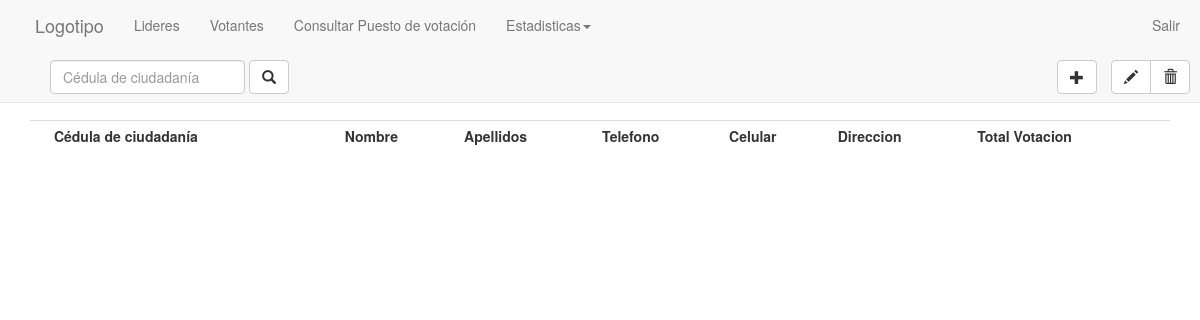
The app's page /leaders.php, older data.
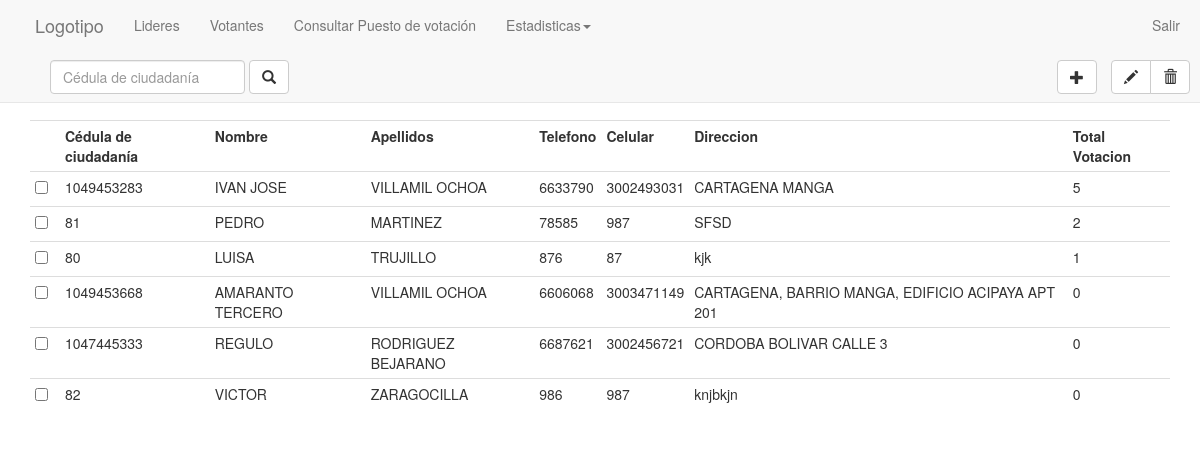
The same page, newer data.
### tables this page shows
CREATE TABLE IF NOT EXISTS `lider` (
  `cc_lider` int(11) NOT NULL,
  `nombre_lider` text NOT NULL,
  `apellido_lider` text NOT NULL,
  `tel_lider` int(11) DEFAULT NULL,
  `cel_lider` bigint(11) DEFAULT NULL,
  `dir_lider` text
);

### string/idiom_spn.php (called while the page is built, shortened)
<?php
class Idiom {
    private $label_leaders = "Lideres";
    private $label_stadistics = "Estadisticas";
    private $label_voter = "Votantes";
    private $label_query_place = "Consultar Puesto de votación";
    private $label_sign_out = "Salir";
    function getLabel_leaders() {
        return $this->label_leaders;
    }
    function getLabel_stadistics() {
        return $this->label_stadistics;
    }
    function getLabel_voter() {
        return $this->label_voter;
    }
    function getLabel_query_place() {
        return $this->label_query_place;
    }
    function getLabel_sign_out() {
        return $this->label_sign_out;
    }
}
?>

### inc/DAO/DAOLider.php (called while the page is built, shortened)
<?php
class DAOLider
{
        function mostrarLider_Candidato($cc_candidato){
            $conexion = new Conexion();
            $consulta = "SELECT lider.cc_lider, lider.nombre_lider, lider.apellido_lider, lider.tel_lider, lider.cel_lider, lider.dir_lider FROM `lista_candidato_lider`, `lider` WHERE lista_candidato_lider.cc_lider=lider.cc_lider AND lista_candidato_lider.cc_candidato=".$cc_candidato;
            $resultado=$conexion->consultar_servidor($consulta);
            for($x=0;$x<1000;$x++){
            $lista = mysql_fetch_array($resultado);
                     if($lista==TRUE){
                            $consulta2 = "SELECT COUNT(*) FROM `lista_votante_lider` WHERE lista_votante_lider.cc_lider=".$lista[0];
                            $resultado2=$conexion->consultar_servidor($consulta2);
                            $lista3 = mysql_fetch_array($resultado2);
                            $listaaux[$x][0] = $lista[0];
                            $listaaux[$x][1] = $lista[1];
                            $listaaux[$x][2] = $lista[2];
                            $listaaux[$x][3] = $lista[3];
                            $listaaux[$x][4] = $lista[4];
                            $listaaux[$x][5] = $lista[5];
                            $listaaux[$x][6] = $lista3[0];
                    }
                }
                for($x=0;$x<count($listaaux)-1;$x++){
                   for($j=$x+1;$j<count($listaaux);$j++){
                    if($listaaux[$x][6]<$listaaux[$j][6]){
                        $aux= $listaaux[$x][6];
                        $listaaux[$x][6]= $listaaux[$j][6];
                        $listaaux[$j][6] =$aux;
                        $aux = $listaaux[$x][5];
                        $listaaux[$x][5]= $listaaux[$j][5];
                        $listaaux[$j][5]=$aux;
                        $aux= $listaaux[$x][4];
                        $listaaux[$x][4]= $listaaux[$j][4];
                        $listaaux[$j][4]=$aux;
                        $aux= $listaaux[$x][3];
                        $listaaux[$x][3]= $listaaux[$j][3];
                        $listaaux[$j][3]=$aux;
                        $aux= $listaaux[$x][2];
                        $listaaux[$x][2]= $listaaux[$j][2];
                        $listaaux[$j][2]=$aux;
                        $aux= $listaaux[$x][1];
                        $listaaux[$x][1]= $listaaux[$j][1];
                        $listaaux[$j][1]=$aux;
                        $aux= $listaaux[$x][0];
                        $listaaux[$x][0]= $listaaux[$j][0];
                        $listaaux[$j][0]=$aux;
                    }
                    }
                }
            return $listaaux;
        }
}
?>

### inc/DAO/Conexion.php (called while the page is built, shortened)
<?php
class Conexion
{
	function consultar_servidor($consulta)
	{
        return mysql_query($consulta, $this->connection_instance);
	}
        private function conectar_servidor()
	{
        $URL = "localhost";
        $BD = "censo_votacion";
        $USER = "root";
        $PASSWORD = "bdatos";
        $this->connection_instance = mysql_connect($URL, $USER, $PASSWORD);
        }
}
?>

### leaders.php (the view, shortened to what this page needs)
<?php
include_once getcwd() . '\html_block.php';
include_once getcwd() . '\inc\DAO\Conexion.php';
include_once getcwd() . '\inc\DAO\DAOLider.php';
$elements = new ElementHTML();
?>
<!DOCTYPE html>
<html lang="en">
    <head>
        <link href="css/bootstrap.min.css" rel="stylesheet" media="screen">
        <link href="css/style-census-electoral.css" rel="stylesheet">
    </head>
    <body>
        <div class="navbar navbar-default navbar-fixed-top" style="padding-left: 20px; padding-right: 20px; margin-bottom: 10px">
            <?php $elements->load_navbar(); ?>
            <div class="navbar navbar-default border-none">
                <div class="container">
                    <form class="navbar-form navbar-left" role="search" style="margin-top: 10px">
                        <div class="form-group">
                            <input type="text" class="form-control" placeholder="Cédula de ciudadanía">
                        </div>
                        <button type="button" class="btn btn-default"><span class="glyphicon glyphicon-search"></span></button>
                    </form>
                    <div  class="navbar-right" style="margin-top: 10px">
                        <button type="button" class="btn btn-default" data-toggle="modal" data-target="#modal_add_voter" style="margin-right: 10px"><span class="glyphicon glyphicon-plus" ></span></button>
                        <div class="btn-group" >
                            <button type="button" class="btn btn-default"><span class="glyphicon glyphicon-pencil" ></span></button>
                            <button type="button" class="btn btn-default"><span class="glyphicon glyphicon-trash"></span></button>
                        </div>
                    </div>
                </div>
            </div>
        </div>
        <div class="container" style="padding-top: 10%">
            <table class="table table-condensed table-hover table-responsive">
                <tr>
                    <td><strong></strong></td>
                    <td><strong>Cédula de ciudadanía</strong></td>
                    <td><strong>Nombre</strong></td>
                    <td><strong>Apellidos</strong></td>
                    <td><strong>Telefono</strong></td>
                    <td><strong>Celular</strong></td>
                    <td><strong>Direccion</strong></td>
                    <td><strong>Total Votacion</strong></td>
                </tr>
                <?php
$cc_candidato=1047445333;
$dao = new DAOLider();
$lista = $dao->mostrarLider_Candidato($cc_candidato)            ;
                for ($x = 0; $x<  count($lista);$x++){ ?>
                        <td><div class="checkbox" style="margin: 0px;"><label><input type="checkbox" value=""></label></div></td>
                        <td><?php echo $lista[$x][0];?></td>
                        <td><?php echo $lista[$x][1];?></td>
                        <td><?php echo $lista[$x][2];?></td>
                        <td><?php echo $lista[$x][3];?></td>
                        <td><?php echo $lista[$x][4];?></td>
                        <td><?php echo $lista[$x][5];?></td>
                        <td><?php echo $lista[$x][6];?></td>
                <?php } ?>
            </table>
        </div>
    </body>
</html>

### html_block.php (shortened to what this page needs)
<?php
include_once getcwd() . '\string\idiom_spn.php';
class ElementHTML {
    private $idiom;
    private $host;
    function __construct() {
        $this->idiom = new Idiom();
        $this->host = "http://localhost/census_electoral/";
    }
    function load_navbar() {
        echo '<nav class="navbar navbar-default border-none" role="navigation">
                <!-- El logotipo y el icono que despliega el menú se agrupan
                     para mostrarlos mejor en los dispositivos móviles -->
                <div class="navbar-header">
                    <button type="button" class="navbar-toggle" data-toggle="collapse"
                            data-target=".navbar-ex1-collapse">
                        <span class="sr-only">Desplegar navegación</span>
                        <span class="icon-bar"></span>
                        <span class="icon-bar"></span>
                        <span class="icon-bar"></span>
                    </button>
                    <a class="navbar-brand" href="' . $this->host . '">Logotipo</a>
                </div>
                <!-- Agrupar los enlaces de navegación, los formularios y cualquier
                     otro elemento que se pueda ocultar al minimizar la barra -->
                <div class="collapse navbar-collapse navbar-ex1-collapse">
                    <ul class="nav navbar-nav">
                        <li><a href="' . $this->host . 'leaders.php">' . $this->idiom->getLabel_leaders() . '</a></li>
                        <li><a href="' . $this->host . 'voters.php">' . $this->idiom->getLabel_voter() . '</a></li>
                        <li><a href="' . $this->host . 'query_place_voter.php">' . $this->idiom->getLabel_query_place() . '</a></li>
                        <li class="dropdown">
                            <a href="#" class="dropdown-toggle" data-toggle="dropdown">' . $this->idiom->getLabel_stadistics() . '<b class="caret"></b></a>
                            <ul class="dropdown-menu">
                                <li><a href="' . $this->host . 'stadistics_town.php">' . $this->idiom->getLabel_place() . '</a></li>
                                <li><a href="' . $this->host . 'stadistics_departament.php">' . $this->idiom->getLabel_town() . '</a></li>
                            </ul>
                        </li>
                    </ul>
                    <ul class="nav navbar-nav navbar-right">
                    <li>
                    <a href="'.$this->host .'inc/log_out.php">' . $this->idiom->getLabel_sign_out() . '</a></li>
                    </ul>
                </div>
            </nav>  ';
    }
}
?>

### css/style-census-electoral.css (style rules this page uses)
.border-none { border-radius: 0px 0px 0px 0px; -moz-border-radius: 0px 0px 0px 0px; -webkit-border-radius: 0px 0px 0px 0px; border: 0px solid #000000; margin-bottom: 0px; }

Row changes from the older to the newer data that the page shows:
added lider: cc_lider "1049453283", nombre_lider "IVAN JOSE", apellido_lider "VILLAMIL OCHOA", tel_lider "6633790", cel_lider "3002493031", dir_lider "CARTAGENA MANGA", x "5"
now on this page (row unchanged): lider: cc_lider "81", nombre_lider "PEDRO", apellido_lider "MARTINEZ", tel_lider "78585", cel_lider "987", dir_lider "SFSD", x "2"
now on this page (row edited): lider: cc_lider "80", nombre_lider "LUISA", apellido_lider "TRUJILLO", tel_lider "876", cel_lider "87", dir_lider "kjk", x "1"
added lider: cc_lider "1049453668", nombre_lider "AMARANTO TERCERO", apellido_lider "VILLAMIL OCHOA", tel_lider "6606068", cel_lider "3003471149", dir_lider "CARTAGENA, BARRIO MANGA, EDIFICIO ACIPAYA APT 201", x "0"
added lider: cc_lider "1047445333", nombre_lider "REGULO", apellido_lider "RODRIGUEZ BEJARANO", tel_lider "6687621", cel_lider "3002456721", dir_lider "CORDOBA BOLIVAR CALLE 3", x "0"
added lider: cc_lider "82", nombre_lider "VICTOR", apellido_lider "ZARAGOCILLA", tel_lider "986", cel_lider "987", dir_lider "knjbkjn", x "0"
